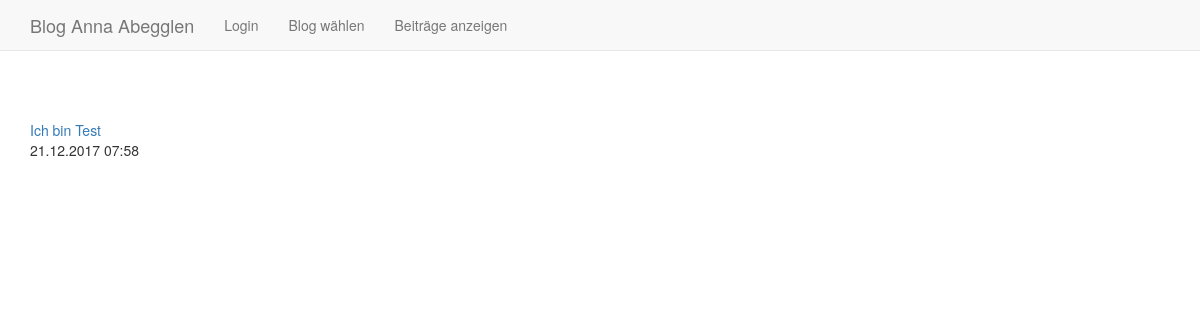
The page /index.php?function=entries_public&bid=4 on the database as committed earlier.
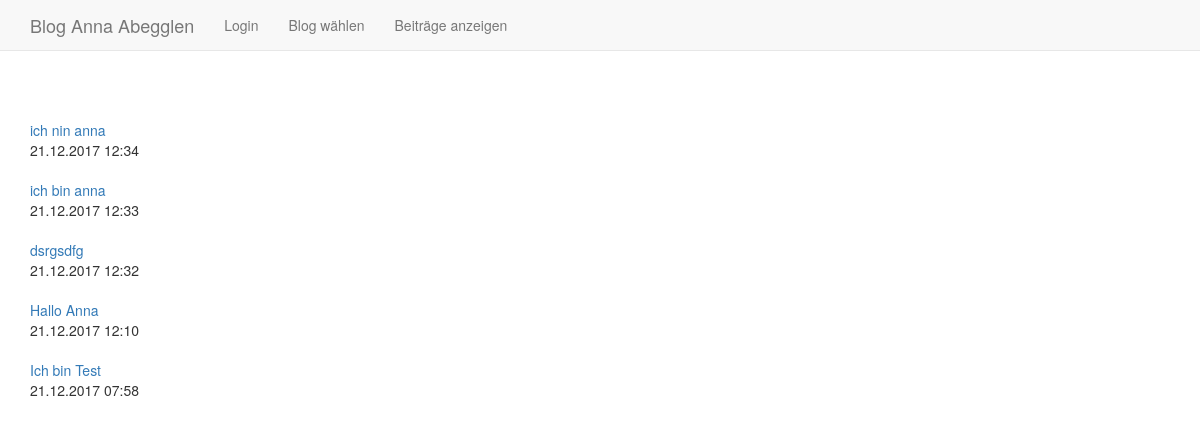
The same page on the database as committed later.
### tables this page shows
CREATE TABLE "user" (
	`uid`	INTEGER PRIMARY KEY AUTOINCREMENT,
	`name`	TEXT,
	`email`	TEXT NOT NULL UNIQUE,
	`password`	TEXT NOT NULL,
	`role`	INTEGER NOT NULL
);

CREATE TABLE `entry` (
	`eid`	INTEGER PRIMARY KEY AUTOINCREMENT,
	`uid`	INTEGER NOT NULL,
	`tid`	INTEGER,
	`datetime`	INTEGER NOT NULL,
	`title`	TEXT NOT NULL,
	`content`	TEXT NOT NULL,
	`picture1`	TEXT,
	`picture2`	TEXT,
	`picture3`	TEXT,
	FOREIGN KEY(`uid`) REFERENCES `user`(`uid`),
	FOREIGN KEY(`tid`) REFERENCES `topic`(`tid`)
);

### include/functions_db.php (called while the page is built, shortened)
<?php
  function getUserName($uid) {
	$db = getValue('cfg_db');
	$result = $db->query("SELECT name, email FROM user WHERE uid=".$uid);
	if ($user = $result->fetchArray()) {
	  if (strlen($user[0]) > 0) return $user[0];
	  else return $user[1];
	} else return "";
  }
  function getEntries($uid) {
	$alle = [];
	$db = getValue('cfg_db');
	$entries = $db->query("SELECT eid, datetime, title, content, picture1, picture2, picture3 FROM entry WHERE uid=$uid ORDER BY datetime DESC");
	while ($entry = $entries->fetchArray()) {
	  $alle[] = $entry;
	}
	return $alle;
  }
?>

### entries_public.php (the view, shortened to what this page needs)
<?php
$entries = getEntries($blogId);
foreach ($entries as $entry ) {
$eid = $entry['eid'];
$title = $entry['title'];
echo "<br/>";
echo "<br/>";
echo "<a href='index.php?function=entries_public&bid=$blogId&eid=$eid'>$title</a>";
echo "<br/>";
echo date('d.m.Y H:i',$entry['datetime']);
}
?>
</div>

### index.php (shortened to what this page needs)
<?php
  require_once("include/functions_db.php");
  if (isset($_GET['function'])) $function = $_GET['function'];
  else $function = "login";
  if(isset($_SESSION['uid'])) {
    if(isset($_GET['bid'])){
      $blogId = $_GET['bid'];
    }
    else{
      $blogId = 0;
    }
    $blogName = getUserName($_SESSION['uid']);
  }
  elseif (isset($_GET['bid'])){
    $blogId = $_GET['bid'];
    $blogName = getUserName($_GET['bid']);
  }
  else{
    $blogId = 0;
    $blogName = "";
  }
?>
<!DOCTYPE html>
<html lang="de">
<head>
  <link href="css/bootstrap.min.css" rel="stylesheet" />
</head>
<body>
  <nav class="navbar navbar-default navbar-fixed-top">
	<div class="container">
      <div class="navbar-header">
		<a class="navbar-brand"><?php echo "Blog ".$blogName.""; ?></a>
      </div>
      <ul class="nav navbar-nav">
		<?php
    if(isset($_SESSION['uid'])){
      echo "<li><a href='index.php?function=logout&bid=$blogId'>Logout</a></li>";
      echo "<li><a href='index.php?function=blogs&bid=$blogId'>Blog wählen</a></li>";
      echo "<li><a href='index.php?function=entries_public&bid=$blogId'>Beiträge anzeigen</a></li>";
      echo "<li><a href='index.php?function=blog_new&bid=$blogId'>Beitrag hinzufügen</a></li>";
      echo "<li><a href='index.php?function=meine_blogs&bid=$blogId'>Meine Beiträge</a></li>";
    }
    else {
      echo "<li><a href='index.php?function=login&bid=$blogId'>Login</a></li>";
      echo "<li><a href='index.php?function=blogs&bid=$blogId'>Blog wählen</a></li>";
     echo "<li><a href='index.php?function=entries_public&bid=$blogId'>Beiträge anzeigen</a></li>";
    }
		?>
      </ul>
	</div>
  </nav>
  <div class="container" style="margin-top:80px">
  <?php
	require_once("$function.php");
  ?>
</body>
</html>

Rows that differ between the two databases and show on the page:
added entry: title "ich nin anna", datetime "21.12.2017 12:34"
added entry: title "ich bin anna", datetime "21.12.2017 12:33"
added entry: title "dsrgsdfg", datetime "21.12.2017 12:32"
added entry: title "Hallo Anna", datetime "21.12.2017 12:10"
